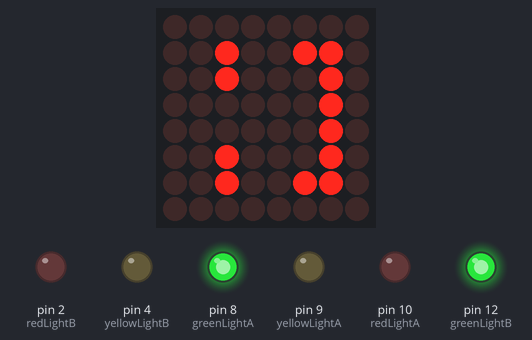
Bench run of a sketch on a simulated Arduino Uno, built with avr-gcc and run on an emulated ATmega328P. Parts: 8×8 LED matrix, output pins drawn as LEDs (lit = HIGH).

Above: at 0.1 s.
At 1.1 s:
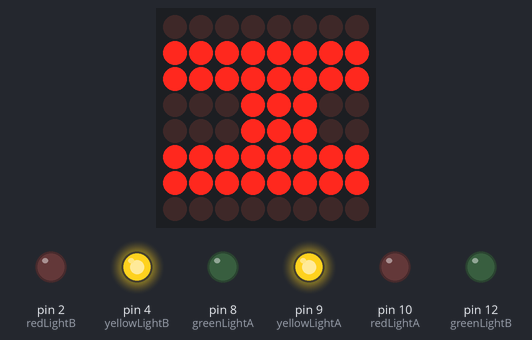
At 2.1 s:
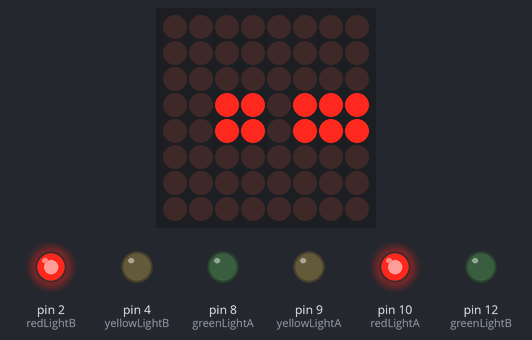
Timing chart, 0 to 130.0 s (numbered marks = the images above):
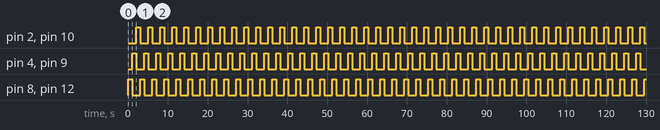

The sketch:

main.ino
```cpp
#include <LedControl.h>

const int DIN = 11;
const int CLK = 13;
const int CS = 3;
const int UNITS = 1;

LedControl lc(DIN, CLK, CS, UNITS);

// A lights
const int redLightA = 10;
const int yellowLightA = 9;
const int greenLightA = 8;

// B lights
const int redLightB = 2;
const int yellowLightB = 4;
const int greenLightB = 12;

unsigned int counter = 0;

void setup() {
  pinMode(redLightA, OUTPUT);
  pinMode(yellowLightA, OUTPUT);
  pinMode(greenLightA, OUTPUT);

  pinMode(redLightB, OUTPUT);
  pinMode(yellowLightB, OUTPUT);
  pinMode(greenLightB, OUTPUT);

  lc.shutdown(0, false);
  lc.setIntensity(0, 8);
  lc.clearDisplay(0);
}

void runRedLights() {
  digitalWrite(greenLightA, HIGH);
  digitalWrite(yellowLightA, LOW);
  digitalWrite(redLightA, LOW);

  digitalWrite(greenLightB, HIGH);
  digitalWrite(yellowLightB, LOW);
  digitalWrite(redLightB, LOW);
}

void runYellowLights() {
  digitalWrite(greenLightA, LOW);
  digitalWrite(yellowLightA, HIGH);
  digitalWrite(redLightA, LOW);

  digitalWrite(greenLightB, LOW);
  digitalWrite(yellowLightB, HIGH);
  digitalWrite(redLightB, LOW);
}

void runGreenLights() {
  digitalWrite(greenLightA, LOW);
  digitalWrite(yellowLightA, LOW);
  digitalWrite(redLightA, HIGH);

  digitalWrite(greenLightB, LOW);
  digitalWrite(yellowLightB, LOW);
  digitalWrite(redLightB, HIGH);
}

void runSmileyFace() {
  lc.clearDisplay(0);
  lc.setColumn(0, 2, B01100110);
  lc.setColumn(0, 5, B01000010);
  lc.setColumn(0, 6, B01111110);
}

void runHLetter() {
  lc.clearDisplay(0);
  lc.setRow(0, 1, B11111111);
  lc.setRow(0, 2, B11111111);
  lc.setRow(0, 5, B11111111);
  lc.setRow(0, 6, B11111111);
  lc.setColumn(0, 3, B01111110);
  lc.setColumn(0, 4, B01111110);
  lc.setColumn(0, 5, B01111110);
}

void runILetter() {
  lc.clearDisplay(0);
  lc.setColumn(0, 2, B00011000);
  lc.setRow(0, 3, B00110111);
  lc.setRow(0, 4, B00110111);
}

void loop() {
  if (counter == 0) {
    runRedLights();
    runSmileyFace();
  } else if (counter == 1) {
    runYellowLights();
    runHLetter();
  } else if (counter == 2) {
    runGreenLights();
    runILetter();
  }

  counter++;

  // Reset counter after reaching the last state
  if (counter > 2) {
    counter = 0;
  }

  delay(1000);
}
```

Measured:
- by itself, pin 2 (redLightB), pin 4 (yellowLightB), pin 8 (greenLightA), pin 9 (yellowLightA), pin 10 (redLightA), pin 12 (greenLightB): alternates HIGH for 1.0 s and LOW for 2.0 s
- by itself, everything shown: repeats every 3.0 s, in 3 steps
- what the display in image 1 shows lasts 1.0 s, from 1.0 s to 2.0 s
